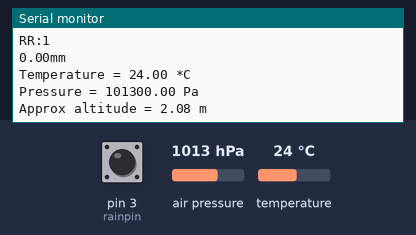
Simulated run of this sketch. Board: Arduino Uno, built with avr-gcc and run on an emulated ATmega328P. On the bench: the last lines printed to the serial monitor. Inputs (shaded band) come from the test bench; at power-on: air pressure 1013 hPa, pin 3 (rainpin) HIGH, temperature 24 °C.

Above: at 1.3 s.
1.4 s: air pressure set to 952 hPa
At 3.8 s:
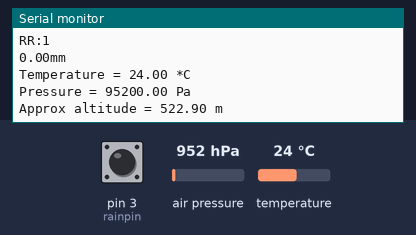
4.2 s: pin 3 (rainpin) pulled LOW for 2.4 s
8.1 s: temperature set to 12 °C
At 10.8 s:
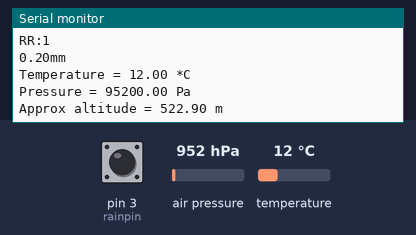
10.9 s: pin 3 (rainpin) pulled LOW for 2.4 s
14.8 s: air pressure set to 975 hPa
At 16.1 s:
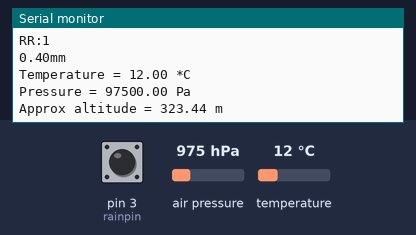
Timing chart, 0 to 17.8 s (numbered marks = the images above; inputs shaded):
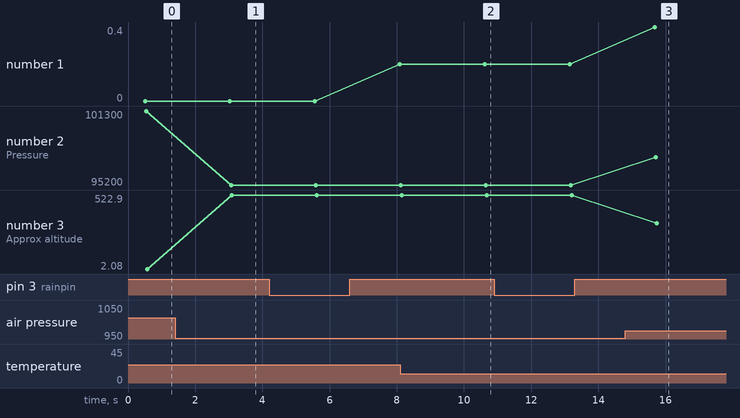

Measured:
- after the input at 1.4 s, the serial monitor: prints a new line after 1.7 s (image 1)
- after the input at 8.1 s, the serial monitor: prints a new line after 2.5 s (image 2)
- after the input at 14.8 s, the serial monitor: prints a new line after 0.91 s (image 3)
- plotted number 1: 0 → 0.2 after the input at 4.2 s
- plotted number 2: 101300 → 95200 after the input at 1.4 s, 95200 → 97500 after the input at 14.8 s
- plotted number 3: 2.08 → 522.9 after the input at 1.4 s, 522.9 → 323.44 after the input at 14.8 s

The sketch:

bmp280test_rain.ino
```cpp
#include <Wire.h>
#include <SPI.h>
#include <Adafruit_Sensor.h>
#include <Adafruit_BMP280.h>
#define rainpin 3

#define BMP_SCK 13
#define BMP_MISO 12
#define BMP_MOSI 11
#define BMP_CS 10
int RR = 0;
float rainmeter = 0;
Adafruit_BMP280 bme; // I2C
//Adafruit_BMP280 bme(BMP_CS); // hardware SPI
//Adafruit_BMP280 bme(BMP_CS, BMP_MOSI, BMP_MISO,  BMP_SCK);
void blink()
{
  rainmeter += 0.2;
}

void setup() {
  Serial.begin(9600);
  Serial.println(F("BMP280 test"));
  pinMode( rainpin , INPUT_PULLUP);

  attachInterrupt(digitalPinToInterrupt(rainpin), blink, RISING);
  if (!bme.begin()) {
    Serial.println(F("Could not find a valid BMP280 sensor, check wiring!"));
    while (1);
  }
}

void loop() {

     RR=digitalRead(rainpin);
  delay(500);
   Serial.print("RR:");
   Serial.println(RR);
  Serial.print(rainmeter);
  Serial.println("mm");

    Serial.print(F("Temperature = "));
    Serial.print(bme.readTemperature());
    Serial.println(" *C");

    Serial.print(F("Pressure = "));
    Serial.print(bme.readPressure());
    Serial.println(" Pa");

    Serial.print(F("Approx altitude = "));
    Serial.print(bme.readAltitude(1013.25)); // this should be adjusted to your local forcase
    Serial.println(" m");
    Serial.println();
    delay(2000);

}
```
